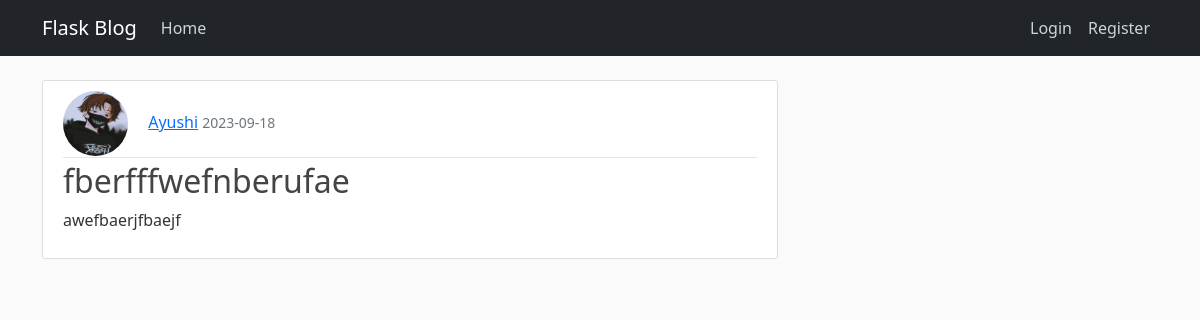
Page /post/8 on the earlier database version.
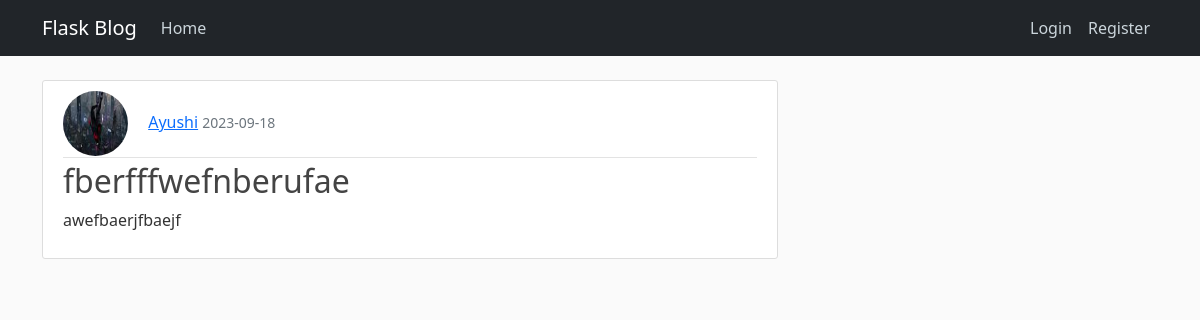
Same page on the later database version.
### flask_blog/models.py (models this page shows, shortened)
class User(db.Model, UserMixin):
    id = db.Column(db.Integer, primary_key=True)
    username = db.Column(db.String(20), unique=True, nullable=False)
    email = db.Column(db.String(120), unique=True, nullable=False)
    image_file = db.Column(db.String(20), nullable=False, default="default.jpg")
    password = db.Column(db.String(60), nullable=False)
    posts = db.relationship("Post", backref="Author", lazy=True)

### flask_blog/post/routes.py (the view)
@posts.route("/post/<int:post_id>")
def post(post_id):
    post = Post.query.get_or_404(post_id)
    return render_template("post.html", title=post.title, post=post)

### flask_blog/templates/post.html (shortened to what this page needs)
{% extends "base.html" %}
{% block body %}
    <article class="media content-section">
        <div class="media-body">
          <div class="article-metadata">
            <img class="rounded-circle article-img" src={{url_for('static',filename='pics/'+post.Author.image_file)}}>
            <a class="mr-2" href="{{url_for('users.user_post',username=post.Author.username)}}">{{ post.Author.username }}</a>
            <small class="text-muted">{{ post.date_posted.strftime('%Y-%m-%d') }}</small>
        </div>
          <h2 class="article-title">{{post.title}}</h2>
          <p class="article-content">{{ post.content }}</p>
        </div>
    </div>
{% endblock body %}

Differences in the rows shown:
changed User "Ayushi": image_file: a different picture
